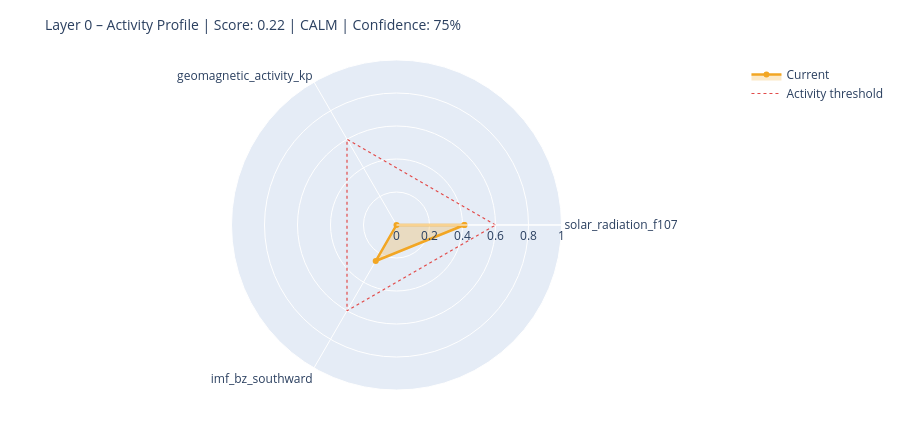

Notebook source saved alongside this figure:
### Markdown cell above
---
## 6. State Assessment & Handoff to Layer 1

### Code cell
# ============================================================
# STEP 1 – Collect raw values with source modes
# Mode: 'primary' | 'fallback_3h' | 'last_valid' | 'missing'
# ============================================================

def safe_last(df, col):
    if df is None or col not in df.columns: return None
    s = df[col].dropna()
    return float(s.iloc[-1]) if not s.empty else None

f107_now = safe_last(df_f107, 'f10.7')
bz_now   = safe_last(df_mag,  'bz_gsm')
kp_now   = safe_last(df_kp,   'kp')
sw_now   = safe_last(df_sw,   'speed')

source_modes = {
    'F10.7':    'primary'  if f107_now is not None else 'missing',
    'Kp':       'primary'  if kp_now   is not None else 'missing',
    'IMF_Bz':   'primary'  if bz_now   is not None else 'missing',
    'SW_speed': 'primary'  if sw_now   is not None else 'missing',
}

# Kp Fallback – 3h endpoint
if kp_now is None:
    try:
        r = requests.get(
            'https://services.swpc.noaa.gov/json/noaa-planetary-k-index.json',
            timeout=10)
        r.raise_for_status()
        fb = pd.DataFrame(r.json())
        tc = next((c for c in fb.columns if 'time' in c.lower()), fb.columns[0])
        kc = next((c for c in fb.columns if 'kp' in c.lower() and c != tc), None)
        if kc:
            fb[kc] = fb[kc].astype(str).str.extract(r'([0-9]+(?:\.[0-9]*)?)')[0]
            fb[kc] = pd.to_numeric(fb[kc], errors='coerce')
            fb = fb[fb[kc] >= 0].dropna(subset=[kc])
            if not fb.empty:
                kp_now = float(fb[kc].iloc[-1])
                source_modes['Kp'] = 'fallback_3h'
                print(f'  Kp fallback (3h): {kp_now:.1f}')
    except Exception as e:
        print(f'  Kp fallback failed: {e}')

# Solar Wind Fallback – last valid value
if sw_now is None and df_sw is not None and 'speed' in df_sw.columns:
    s = df_sw['speed'].dropna()
    if not s.empty:
        sw_now = float(s.iloc[-1])
        source_modes['SW_speed'] = 'last_valid'
        print(f'  SW fallback (last_valid): {sw_now:.0f} km/s')

print()
print('Source modes:', source_modes)

# ============================================================
# STEP 2 – Score from available components only
# ============================================================

def norm(v, lo, hi):
    if v is None: return None
    return max(0.0, min(1.0, (v - lo) / (hi - lo)))

COMPONENTS = {
    'solar_radiation_f107':    (f107_now, norm(f107_now, 60, 250)),
    'geomagnetic_activity_kp': (kp_now,   norm(kp_now,   0,   9)),
    'imf_bz_southward':        (bz_now,   norm(-(bz_now or 0) if bz_now else None, -5, 30)
                                           if bz_now is not None else None),
    'solar_wind_speed':        (sw_now,   norm(sw_now, 300, 800)),
}

available   = {k: v[1] for k, v in COMPONENTS.items() if v[1] is not None}
unavailable = [k for k, v in COMPONENTS.items() if v[1] is None]

layer0_score = round(sum(available.values()) / len(available), 4) if available else None
confidence   = round(len(available) / len(COMPONENTS), 2)

level = ('unknown'  if layer0_score is None
         else 'calm'     if layer0_score < 0.3
         else 'moderate' if layer0_score < 0.6
         else 'active')

# ============================================================
# STEP 3 – Dominant Driver
# ============================================================

def dominant_driver(kp, f107, bz, sw):
    candidates = []
    if kp   is not None and kp   >= 4:   candidates.append(('geomagnetic',    kp / 9))
    if sw   is not None and sw   >= 500:  candidates.append(('solar_wind',     sw / 800))
    if bz   is not None and bz   <= -5:   candidates.append(('imf_southward',  abs(bz) / 30))
    if f107 is not None and f107 >= 150:  candidates.append(('solar_radiation',f107 / 250))
    return max(candidates, key=lambda x: x[1])[0] if candidates else 'none'

driver = dominant_driver(kp_now, f107_now, bz_now, sw_now)

# ============================================================
# STEP 4 – Downstream expectations
# ============================================================

def downstream_expectation(driver, score, kp, bz, f107):
    exp = {
        'magnetosphere':        'calm',
        'ionosphere':           'calm',
        'schumann_resonance':   'unchanged',
        'lithosphere_currents': 'low',
    }
    if driver == 'geomagnetic' or (kp and kp >= 5):
        exp['magnetosphere']        = 'compressed / storm'
        exp['ionosphere']           = 'elevated disturbance (TEC variability)'
        exp['schumann_resonance']   = 'elevated amplitude possible'
        exp['lithosphere_currents'] = 'elevated induction currents'
    elif driver == 'imf_southward' or (bz and bz <= -5):
        exp['magnetosphere']        = 'energy coupling active'
        exp['ionosphere']           = 'elevated electron density possible'
        exp['schumann_resonance']   = 'slight modulation possible'
    elif driver == 'solar_radiation' or (f107 and f107 >= 150):
        exp['ionosphere']           = 'elevated ionization (F-layer)'
        exp['schumann_resonance']   = 'slightly elevated background activity'
    return exp

downstream = downstream_expectation(driver, layer0_score, kp_now, bz_now, f107_now)

# ============================================================
# CONSOLE OUTPUT
# ============================================================

W = 58
print('=' * W)
print('LAYER 0 – STATE ASSESSMENT')
print('=' * W)
for name, (raw_v, score_v) in COMPONENTS.items():
    if score_v is not None:
        bar = '█' * int(score_v * 20) + '░' * (20 - int(score_v * 20))
        print(f'  {name:<35}  {bar}  {score_v:.2f}')
    else:
        print(f'  {name:<35}  {"─" * 20}  n/a')
print('-' * W)
print(f'  Score ({len(available)}/{len(COMPONENTS)} components):  {layer0_score:.3f}')
print(f'  Confidence:         {confidence:.0%}')
print(f'  Level:              {level.upper()}')
print(f'  Dominant Driver:    {driver}')

# Radar chart
cats = list(available.keys())
vals = list(available.values())
if len(cats) >= 3:
    fig = go.Figure()
    fig.add_trace(go.Scatterpolar(
        r=vals + [vals[0]], theta=cats + [cats[0]],
        fill='toself', fillcolor='rgba(242,166,35,0.25)',
        line=dict(color='#F2A623', width=2.5), name='Current'
    ))
    fig.add_trace(go.Scatterpolar(
        r=[0.6] * (len(cats) + 1), theta=cats + [cats[0]],
        line=dict(color='#E24B4A', dash='dot', width=1.2),
        mode='lines', name='Activity threshold'
    ))
    fig.update_layout(
        title=dict(text=f'Layer 0 – Activity Profile | Score: {layer0_score:.2f} | {level.upper()} | Confidence: {confidence:.0%}',
                   font=dict(size=14)),
        polar=dict(radialaxis=dict(visible=True, range=[0, 1])),
        height=430, showlegend=True,
        margin=dict(l=60, r=60, t=60, b=40)
    )
    fig.show()

### Figure 1 — Plotly figure (JSON) as saved in the notebook; plotly's stock layout.template omitted (floating-point values rounded to 4 significant figures)
{"data": [{"fill": "toself", "fillcolor": "rgba(242,166,35,0.25)", "line": {"color": "#F2A623", "width": 2.5}, "name": "Current", "r": [0.4116, 0.0, 0.252, 0.4116], "theta": ["solar_radiation_f107", "geomagnetic_activity_kp", "imf_bz_southward", "solar_radiation_f107"], "type": "scatterpolar"}, {"line": {"color": "#E24B4A", "dash": "dot", "width": 1.2}, "mode": "lines", "name": "Activity threshold", "r": [0.6, 0.6, 0.6, 0.6], "theta": ["solar_radiation_f107", "geomagnetic_activity_kp", "imf_bz_southward", "solar_radiation_f107"], "type": "scatterpolar"}], "layout": {"height": 430, "margin": {"b": 40, "l": 60, "r": 60, "t": 60}, "polar": {"radialaxis": {"range": [0, 1], "visible": true}}, "showlegend": true, "title": {"font": {"size": 14}, "text": "Layer 0 – Activity Profile | Score: 0.22 | CALM | Confidence: 75%"}}}
